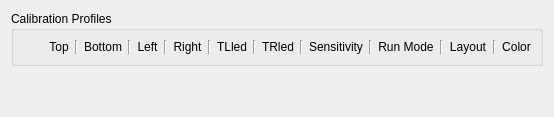
      <widget class="QWidget" name="profilesTab">
       <attribute name="title">
        <string>Saved Profiles</string>
       </attribute>
       <layout class="QVBoxLayout" name="verticalLayout_4" stretch="0,0,1">
        <item alignment="Qt::AlignmentFlag::AlignTop">
         <widget class="QGroupBox" name="profilesBox">
          <property name="title">
           <string>Calibration Profiles</string>
          </property>
          <layout class="QVBoxLayout" name="verticalLayout_5">
           <item>
            <layout class="QGridLayout" name="profilesArea">
             <item row="0" column="1">
              <widget class="QLabel" name="headerPadding">
               <property name="text">
                <string/>
               </property>
               <property name="alignment">
                <set>Qt::AlignmentFlag::AlignCenter</set>
               </property>
              </widget>
             </item>
             <item row="0" column="3">
              <widget class="Line" name="line_4">
               <property name="orientation">
                <enum>Qt::Orientation::Vertical</enum>
               </property>
              </widget>
             </item>
             <item row="0" column="8">
              <widget class="QLabel" name="rightOffHeader">
               <property name="text">
                <string>Right</string>
               </property>
               <property name="alignment">
                <set>Qt::AlignmentFlag::AlignCenter</set>
               </property>
              </widget>
             </item>
             <item row="0" column="19">
              <widget class="Line" name="line_9">
               <property name="orientation">
                <enum>Qt::Orientation::Vertical</enum>
               </property>
              </widget>
             </item>
             <item row="0" column="14">
              <widget class="QLabel" name="irSensHeader">
               <property name="text">
                <string>Sensitivity</string>
               </property>
               <property name="alignment">
                <set>Qt::AlignmentFlag::AlignCenter</set>
               </property>
              </widget>
             </item>
             <item row="0" column="0">
              <widget class="QLabel" name="renamePadding">
               <property name="text">
                <string/>
               </property>
               <property name="alignment">
                <set>Qt::AlignmentFlag::AlignCenter</set>
               </property>
              </widget>
             </item>
             <item row="0" column="11">
              <widget class="Line" name="line_10">
               <property name="orientation">
                <enum>Qt::Orientation::Vertical</enum>
               </property>
              </widget>
             </item>
             <item row="0" column="15">
              <widget class="Line" name="line_8">
               <property name="orientation">
                <enum>Qt::Orientation::Vertical</enum>
               </property>
              </widget>
             </item>
             <item row="0" column="4">
              <widget class="QLabel" name="bottomOffHeader">
               <property name="text">
                <string>Bottom</string>
               </property>
               <property name="alignment">
                <set>Qt::AlignmentFlag::AlignCenter</set>
               </property>
              </widget>
             </item>
             <item row="0" column="16">
              <widget class="QLabel" name="runModeHeader">
               <property name="text">
                <string>Run Mode</string>
               </property>
               <property name="alignment">
                <set>Qt::AlignmentFlag::AlignCenter</set>
               </property>
              </widget>
             </item>
             <item row="0" column="17">
              <widget class="Line" name="line_3">
               <property name="orientation">
                <enum>Qt::Orientation::Vertical</enum>
               </property>
              </widget>
             </item>
             <item row="0" column="12">
              <widget class="QLabel" name="TRledHeader">
               <property name="text">
                <string>TRled</string>
               </property>
               <property name="alignment">
                <set>Qt::AlignmentFlag::AlignCenter</set>
               </property>
              </widget>
             </item>
             <item row="0" column="2">
              <widget class="QLabel" name="topOffHeader">
               <property name="frameShape">
                <enum>QFrame::Shape::NoFrame</enum>
               </property>
               <property name="frameShadow">
                <enum>QFrame::Shadow::Plain</enum>
               </property>
               <property name="lineWidth">
                <number>1</number>
               </property>
               <property name="text">
                <string>Top</string>
               </property>
               <property name="alignment">
                <set>Qt::AlignmentFlag::AlignCenter</set>
               </property>
              </widget>
             </item>
             <item row="0" column="7">
              <widget class="Line" name="line_6">
               <property name="orientation">
                <enum>Qt::Orientation::Vertical</enum>
               </property>
              </widget>
             </item>
             <item row="0" column="9">
              <widget class="Line" name="line_7">
               <property name="orientation">
                <enum>Qt::Orientation::Vertical</enum>
               </property>
              </widget>
             </item>
             <item row="0" column="5">
              <widget class="Line" name="line_5">
               <property name="orientation">
                <enum>Qt::Orientation::Vertical</enum>
               </property>
              </widget>
             </item>
             <item row="0" column="20">
              <widget class="QLabel" name="colorHeader">
               <property name="text">
                <string>Color</string>
               </property>
               <property name="alignment">
                <set>Qt::AlignmentFlag::AlignCenter</set>
               </property>
              </widget>
             </item>
             <item row="0" column="6">
              <widget class="QLabel" name="leftOffHeader">
               <property name="text">
                <string>Left</string>
               </property>
               <property name="alignment">
                <set>Qt::AlignmentFlag::AlignCenter</set>
               </property>
              </widget>
             </item>
             <item row="0" column="10">
              <widget class="QLabel" name="TLledHeader">
               <property name="text">
                <string>TLled</string>
               </property>
               <property name="alignment">
                <set>Qt::AlignmentFlag::AlignCenter</set>
               </property>
              </widget>
             </item>
             <item row="0" column="18">
              <widget class="QLabel" name="layoutHeader">
               <property name="text">
                <string>Layout</string>
               </property>
               <property name="alignment">
                <set>Qt::AlignmentFlag::AlignCenter</set>
               </property>
              </widget>
             </item>
             <item row="0" column="13">
              <widget class="Line" name="line_11">
               <property name="orientation">
                <enum>Qt::Orientation::Vertical</enum>
               </property>
              </widget>
             </item>
            </layout>
           </item>
          </layout>
         </widget>
        </item>
        <item>
         <layout class="QGridLayout" name="caliBtnsLayout"/>
        </item>
        <item>
         <spacer name="verticalSpacer_2">
          <property name="orientation">
           <enum>Qt::Orientation::Vertical</enum>
          </property>
          <property name="sizeHint" stdset="0">
           <size>
            <width>20</width>
            <height>40</height>
           </size>
          </property>
         </spacer>
        </item>
       </layout>
      </widget>
